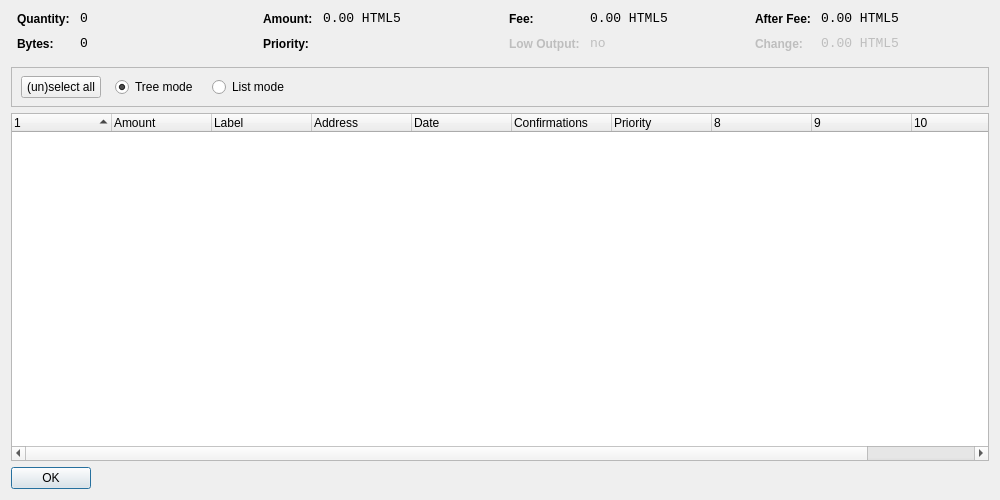
<?xml version="1.0" encoding="UTF-8"?>
<ui version="4.0">
 <class>CoinControlDialog</class>
 <widget class="QDialog" name="CoinControlDialog">
  <property name="geometry">
   <rect>
    <x>0</x>
    <y>0</y>
    <width>1000</width>
    <height>500</height>
   </rect>
  </property>
  <property name="windowTitle">
   <string>Coin Control</string>
  </property>
  <layout class="QVBoxLayout" name="verticalLayout">
   <item>
    <layout class="QHBoxLayout" name="horizontalLayoutTop" stretch="0,0,0,0">
     <property name="topMargin">
      <number>0</number>
     </property>
     <property name="bottomMargin">
      <number>10</number>
     </property>
     <item>
      <layout class="QFormLayout" name="formLayoutCoinControl1">
       <property name="horizontalSpacing">
        <number>10</number>
       </property>
       <property name="verticalSpacing">
        <number>10</number>
       </property>
       <property name="leftMargin">
        <number>6</number>
       </property>
       <property name="rightMargin">
        <number>6</number>
       </property>
       <item row="0" column="0">
        <widget class="QLabel" name="labelCoinControlQuantityText">
         <property name="styleSheet">
          <string notr="true">font-weight:bold;</string>
         </property>
         <property name="text">
          <string>Quantity:</string>
         </property>
        </widget>
       </item>
       <item row="0" column="1">
        <widget class="QLabel" name="labelCoinControlQuantity">
         <property name="font">
          <font>
           <family>Monospace</family>
           <pointsize>10</pointsize>
          </font>
         </property>
         <property name="cursor">
          <cursorShape>IBeamCursor</cursorShape>
         </property>
         <property name="contextMenuPolicy">
          <enum>Qt::ActionsContextMenu</enum>
         </property>
         <property name="text">
          <string notr="true">0</string>
         </property>
         <property name="textInteractionFlags">
          <set>Qt::LinksAccessibleByMouse|Qt::TextSelectableByKeyboard|Qt::TextSelectableByMouse</set>
         </property>
        </widget>
       </item>
       <item row="1" column="0">
        <widget class="QLabel" name="labelCoinControlBytesText">
         <property name="styleSheet">
          <string notr="true">font-weight:bold;</string>
         </property>
         <property name="text">
          <string>Bytes:</string>
         </property>
        </widget>
       </item>
       <item row="1" column="1">
        <widget class="QLabel" name="labelCoinControlBytes">
         <property name="font">
          <font>
           <family>Monospace</family>
           <pointsize>10</pointsize>
          </font>
         </property>
         <property name="cursor">
          <cursorShape>IBeamCursor</cursorShape>
         </property>
         <property name="contextMenuPolicy">
          <enum>Qt::ActionsContextMenu</enum>
         </property>
         <property name="text">
          <string notr="true">0</string>
         </property>
         <property name="textInteractionFlags">
          <set>Qt::LinksAccessibleByMouse|Qt::TextSelectableByKeyboard|Qt::TextSelectableByMouse</set>
         </property>
        </widget>
       </item>
      </layout>
     </item>
     <item>
      <layout class="QFormLayout" name="formLayoutCoinControl2">
       <property name="horizontalSpacing">
        <number>10</number>
       </property>
       <property name="verticalSpacing">
        <number>10</number>
       </property>
       <property name="leftMargin">
        <number>6</number>
       </property>
       <property name="rightMargin">
        <number>6</number>
       </property>
       <item row="0" column="0">
        <widget class="QLabel" name="labelCoinControlAmountText">
         <property name="styleSheet">
          <string notr="true">font-weight:bold;</string>
         </property>
         <property name="text">
          <string>Amount:</string>
         </property>
        </widget>
       </item>
       <item row="0" column="1">
        <widget class="QLabel" name="labelCoinControlAmount">
         <property name="font">
          <font>
           <family>Monospace</family>
           <pointsize>10</pointsize>
          </font>
         </property>
         <property name="cursor">
          <cursorShape>IBeamCursor</cursorShape>
         </property>
         <property name="contextMenuPolicy">
          <enum>Qt::ActionsContextMenu</enum>
         </property>
         <property name="text">
          <string notr="true">0.00 HTML5</string>
         </property>
         <property name="textInteractionFlags">
          <set>Qt::LinksAccessibleByMouse|Qt::TextSelectableByKeyboard|Qt::TextSelectableByMouse</set>
         </property>
        </widget>
       </item>
       <item row="1" column="0">
        <widget class="QLabel" name="labelCoinControlPriorityText">
         <property name="styleSheet">
          <string notr="true">font-weight:bold;</string>
         </property>
         <property name="text">
          <string>Priority:</string>
         </property>
        </widget>
       </item>
       <item row="1" column="1">
        <widget class="QLabel" name="labelCoinControlPriority">
         <property name="font">
          <font>
           <family>Monospace</family>
           <pointsize>10</pointsize>
          </font>
         </property>
         <property name="cursor">
          <cursorShape>IBeamCursor</cursorShape>
         </property>
         <property name="contextMenuPolicy">
          <enum>Qt::ActionsContextMenu</enum>
         </property>
         <property name="text">
          <string/>
         </property>
         <property name="textInteractionFlags">
          <set>Qt::LinksAccessibleByMouse|Qt::TextSelectableByKeyboard|Qt::TextSelectableByMouse</set>
         </property>
        </widget>
       </item>
      </layout>
     </item>
     <item>
      <layout class="QFormLayout" name="formLayoutCoinControl3">
       <property name="horizontalSpacing">
        <number>10</number>
       </property>
       <property name="verticalSpacing">
        <number>10</number>
       </property>
       <property name="leftMargin">
        <number>6</number>
       </property>
       <property name="rightMargin">
        <number>6</number>
       </property>
       <item row="0" column="0">
        <widget class="QLabel" name="labelCoinControlFeeText">
         <property name="styleSheet">
          <string notr="true">font-weight:bold;</string>
         </property>
         <property name="text">
          <string>Fee:</string>
         </property>
        </widget>
       </item>
       <item row="0" column="1">
        <widget class="QLabel" name="labelCoinControlFee">
         <property name="font">
          <font>
           <family>Monospace</family>
           <pointsize>10</pointsize>
          </font>
         </property>
         <property name="cursor">
          <cursorShape>IBeamCursor</cursorShape>
         </property>
         <property name="contextMenuPolicy">
          <enum>Qt::ActionsContextMenu</enum>
         </property>
         <property name="text">
          <string notr="true">0.00 HTML5</string>
         </property>
         <property name="textInteractionFlags">
          <set>Qt::LinksAccessibleByMouse|Qt::TextSelectableByKeyboard|Qt::TextSelectableByMouse</set>
         </property>
        </widget>
       </item>
       <item row="1" column="0">
        <widget class="QLabel" name="labelCoinControlLowOutputText">
         <property name="enabled">
          <bool>false</bool>
         </property>
         <property name="styleSheet">
          <string notr="true">font-weight:bold;</string>
         </property>
         <property name="text">
          <string>Low Output:</string>
         </property>
        </widget>
       </item>
       <item row="1" column="1">
        <widget class="QLabel" name="labelCoinControlLowOutput">
         <property name="enabled">
          <bool>false</bool>
         </property>
         <property name="font">
          <font>
           <family>Monospace</family>
           <pointsize>10</pointsize>
          </font>
         </property>
         <property name="cursor">
          <cursorShape>IBeamCursor</cursorShape>
         </property>
         <property name="contextMenuPolicy">
          <enum>Qt::ActionsContextMenu</enum>
         </property>
         <property name="text">
          <string notr="true">no</string>
         </property>
         <property name="textInteractionFlags">
          <set>Qt::LinksAccessibleByMouse|Qt::TextSelectableByKeyboard|Qt::TextSelectableByMouse</set>
         </property>
        </widget>
       </item>
      </layout>
     </item>
     <item>
      <layout class="QFormLayout" name="formLayoutCoinControl4">
       <property name="horizontalSpacing">
        <number>10</number>
       </property>
       <property name="verticalSpacing">
        <number>10</number>
       </property>
       <property name="leftMargin">
        <number>6</number>
       </property>
       <property name="rightMargin">
        <number>6</number>
       </property>
       <item row="0" column="0">
        <widget class="QLabel" name="labelCoinControlAfterFeeText">
         <property name="styleSheet">
          <string notr="true">font-weight:bold;</string>
         </property>
         <property name="text">
          <string>After Fee:</string>
         </property>
        </widget>
       </item>
       <item row="0" column="1">
        <widget class="QLabel" name="labelCoinControlAfterFee">
         <property name="font">
          <font>
           <family>Monospace</family>
           <pointsize>10</pointsize>
          </font>
         </property>
         <property name="cursor">
          <cursorShape>IBeamCursor</cursorShape>
         </property>
         <property name="contextMenuPolicy">
          <enum>Qt::ActionsContextMenu</enum>
         </property>
         <property name="text">
          <string notr="true">0.00 HTML5</string>
         </property>
         <property name="textInteractionFlags">
          <set>Qt::LinksAccessibleByMouse|Qt::TextSelectableByKeyboard|Qt::TextSelectableByMouse</set>
         </property>
        </widget>
       </item>
       <item row="1" column="0">
        <widget class="QLabel" name="labelCoinControlChangeText">
         <property name="enabled">
          <bool>false</bool>
         </property>
         <property name="styleSheet">
          <string notr="true">font-weight:bold;</string>
         </property>
         <property name="text">
          <string>Change:</string>
         </property>
        </widget>
       </item>
       <item row="1" column="1">
        <widget class="QLabel" name="labelCoinControlChange">
         <property name="enabled">
          <bool>false</bool>
         </property>
         <property name="font">
          <font>
           <family>Monospace</family>
           <pointsize>10</pointsize>
          </font>
         </property>
         <property name="cursor">
          <cursorShape>IBeamCursor</cursorShape>
         </property>
         <property name="contextMenuPolicy">
          <enum>Qt::ActionsContextMenu</enum>
         </property>
         <property name="text">
          <string notr="true">0.00 HTML5</string>
         </property>
         <property name="textInteractionFlags">
          <set>Qt::LinksAccessibleByMouse|Qt::TextSelectableByKeyboard|Qt::TextSelectableByMouse</set>
         </property>
        </widget>
       </item>
      </layout>
     </item>
    </layout>
   </item>
   <item>
    <widget class="QFrame" name="frame">
     <property name="minimumSize">
      <size>
       <width>0</width>
       <height>40</height>
      </size>
     </property>
     <property name="frameShape">
      <enum>QFrame::StyledPanel</enum>
     </property>
     <property name="frameShadow">
      <enum>QFrame::Sunken</enum>
     </property>
     <widget class="QWidget" name="horizontalLayoutWidget">
      <property name="geometry">
       <rect>
        <x>10</x>
        <y>0</y>
        <width>781</width>
        <height>41</height>
       </rect>
      </property>
      <layout class="QHBoxLayout" name="horizontalLayoutPanel" stretch="0,0,0,0,0">
       <property name="spacing">
        <number>14</number>
       </property>
       <item>
        <widget class="QPushButton" name="pushButtonSelectAll">
         <property name="sizePolicy">
          <sizepolicy hsizetype="Maximum" vsizetype="Fixed">
           <horstretch>0</horstretch>
           <verstretch>0</verstretch>
          </sizepolicy>
         </property>
         <property name="text">
          <string>(un)select all</string>
         </property>
        </widget>
       </item>
       <item>
        <widget class="QRadioButton" name="radioTreeMode">
         <property name="sizePolicy">
          <sizepolicy hsizetype="Maximum" vsizetype="Fixed">
           <horstretch>0</horstretch>
           <verstretch>0</verstretch>
          </sizepolicy>
         </property>
         <property name="text">
          <string>Tree mode</string>
         </property>
         <property name="checked">
          <bool>true</bool>
         </property>
        </widget>
       </item>
       <item>
        <widget class="QRadioButton" name="radioListMode">
         <property name="sizePolicy">
          <sizepolicy hsizetype="Maximum" vsizetype="Fixed">
           <horstretch>0</horstretch>
           <verstretch>0</verstretch>
          </sizepolicy>
         </property>
         <property name="text">
          <string>List mode</string>
         </property>
        </widget>
       </item>
       <item>
        <spacer name="horizontalSpacer">
         <property name="orientation">
          <enum>Qt::Horizontal</enum>
         </property>
         <property name="sizeHint" stdset="0">
          <size>
           <width>40</width>
           <height>20</height>
          </size>
         </property>
        </spacer>
       </item>
      </layout>
     </widget>
    </widget>
   </item>
   <item>
    <widget class="CoinControlTreeWidget" name="treeWidget">
     <property name="contextMenuPolicy">
      <enum>Qt::CustomContextMenu</enum>
     </property>
     <property name="sortingEnabled">
      <bool>false</bool>
     </property>
     <property name="columnCount">
      <number>11</number>
     </property>
     <attribute name="headerShowSortIndicator" stdset="0">
      <bool>true</bool>
     </attribute>
     <attribute name="headerStretchLastSection">
      <bool>false</bool>
     </attribute>
     <column>
      <property name="text">
       <string/>
      </property>
     </column>
     <column>
      <property name="text">
       <string>Amount</string>
      </property>
     </column>
     <column>
      <property name="text">
       <string>Label</string>
      </property>
     </column>
     <column>
      <property name="text">
       <string>Address</string>
      </property>
     </column>
     <column>
      <property name="text">
       <string>Date</string>
      </property>
     </column>
     <column>
      <property name="text">
       <string>Confirmations</string>
      </property>
      <property name="toolTip">
       <string>Confirmed</string>
      </property>
     </column>
     <column>
      <property name="text">
       <string>Priority</string>
      </property>
     </column>
     <column>
      <property name="text">
       <string/>
      </property>
     </column>
     <column>
      <property name="text">
       <string/>
      </property>
     </column>
     <column>
      <property name="text">
       <string/>
      </property>
     </column>
     <column>
      <property name="text">
       <string/>
      </property>
     </column>
    </widget>
   </item>
   <item>
    <widget class="QDialogButtonBox" name="buttonBox">
     <property name="sizePolicy">
      <sizepolicy hsizetype="Maximum" vsizetype="Fixed">
       <horstretch>0</horstretch>
       <verstretch>0</verstretch>
      </sizepolicy>
     </property>
     <property name="orientation">
      <enum>Qt::Horizontal</enum>
     </property>
     <property name="standardButtons">
      <set>QDialogButtonBox::Ok</set>
     </property>
    </widget>
   </item>
  </layout>
 </widget>
 <customwidgets>
  <customwidget>
   <class>CoinControlTreeWidget</class>
   <extends>QTreeWidget</extends>
   <header>coincontroltreewidget.h</header>
  </customwidget>
 </customwidgets>
 <resources/>
 <connections/>
</ui>
